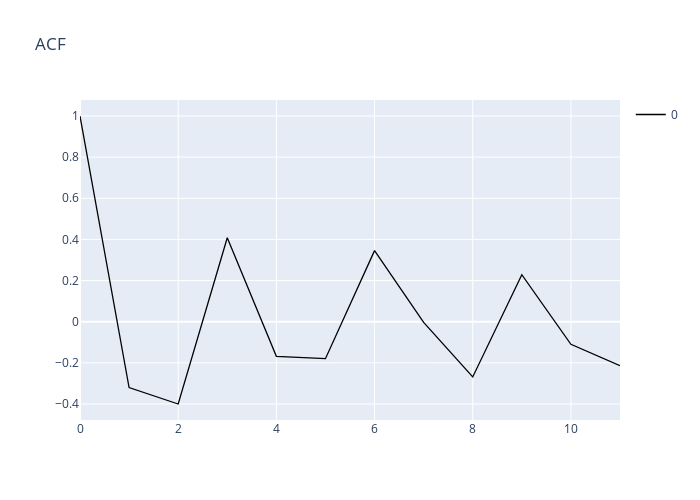
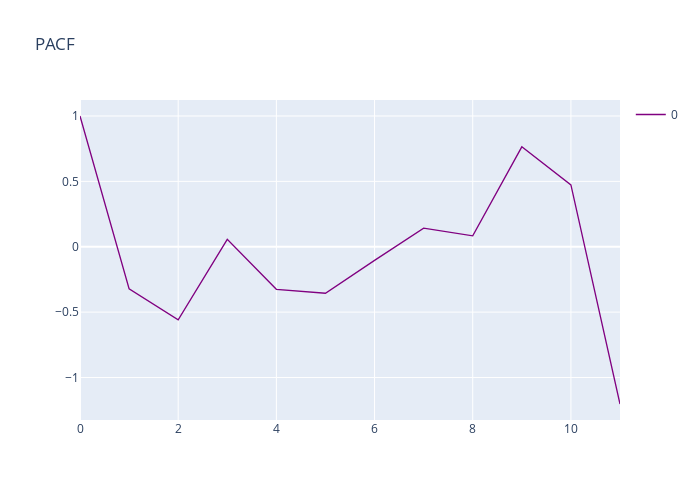

Notebook code for these charts, in order:
### Code cell
from statsmodels.tsa.stattools import acf, pacf

lag_acf = acf(data_shifted, nlags = 11) #nlag must be less than the half of dataset
lag_pacf = pacf(data_shifted, nlags = 11, method ='ols')

lag_acf = pd.DataFrame(lag_acf)
lag_pacf = pd.DataFrame(lag_pacf)

# Plot

lag_acf_pacf = [lag_acf, lag_pacf]
lst_lag_acf_pacf = ['ACF', 'PACF']
mycolor = ['Black', 'Purple', 'Green', 'Red', 'Blue', 'Orange', 'Grey', 'Violet']

for i in range(len(lag_acf_pacf)):
    
    layout = go.Layout(title = lst_lag_acf_pacf[i], 
                   #xaxis = {'title': 'Month-Year'}, 
                   #yaxis = {'title': ''}, 
                   showlegend = True, 
                   width = 700, 
                   height = 500, hovermode = 'closest' )
    
    lag_acf_pacf [i].iplot(kind = 'line', layout = layout, color = mycolor[i])

### Figure 1 — Plotly figure (JSON) as saved in the notebook; plotly's stock layout.template omitted (floating-point values rounded to 4 significant figures)
{"data": [{"line": {"color": "rgba(0, 0, 0, 1)", "dash": "solid", "shape": "linear", "width": 1.3}, "mode": "lines", "name": "0", "text": "", "type": "scatter", "x": [0, 1, 2, 3, 4, 5, 6, 7, 8, 9, 10, 11], "y": [1, -0.3204, -0.4, 0.4079, -0.1682, -0.1795, 0.3455, -0.003539, -0.2685, 0.2287, -0.1099, -0.2134]}], "layout": {"height": 500, "hovermode": "closest", "showlegend": true, "title": {"text": "ACF"}, "width": 700, "xaxis": {"autorange": true, "range": [0, 11], "type": "linear"}, "yaxis": {"autorange": true, "range": [-0.4778, 1.078], "type": "linear"}}}

### Figure 2 — Plotly figure (JSON) as saved in the notebook; plotly's stock layout.template omitted (floating-point values rounded to 4 significant figures)
{"data": [{"line": {"color": "rgba(128, 0, 128, 1.0)", "dash": "solid", "shape": "linear", "width": 1.3}, "mode": "lines", "name": "0", "text": "", "type": "scatter", "x": [0, 1, 2, 3, 4, 5, 6, 7, 8, 9, 10, 11], "y": [1, -0.3213, -0.5589, 0.05625, -0.3254, -0.3556, -0.104, 0.142, 0.08284, 0.7642, 0.4725, -1.203]}], "layout": {"height": 500, "hovermode": "closest", "showlegend": true, "title": {"text": "PACF"}, "width": 700, "xaxis": {"autorange": true, "range": [0, 11], "type": "linear"}, "yaxis": {"autorange": true, "range": [-1.325, 1.122], "type": "linear"}}}
